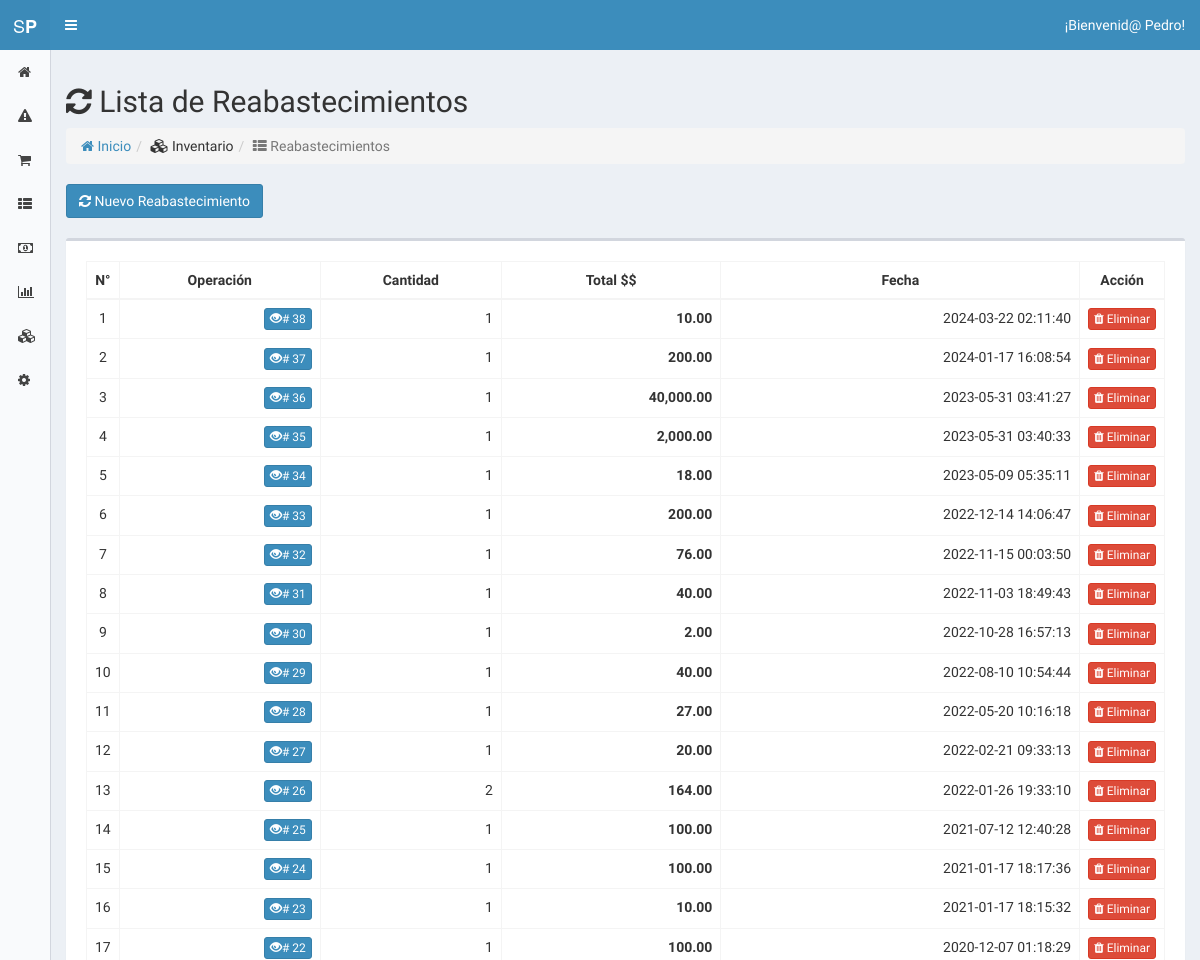
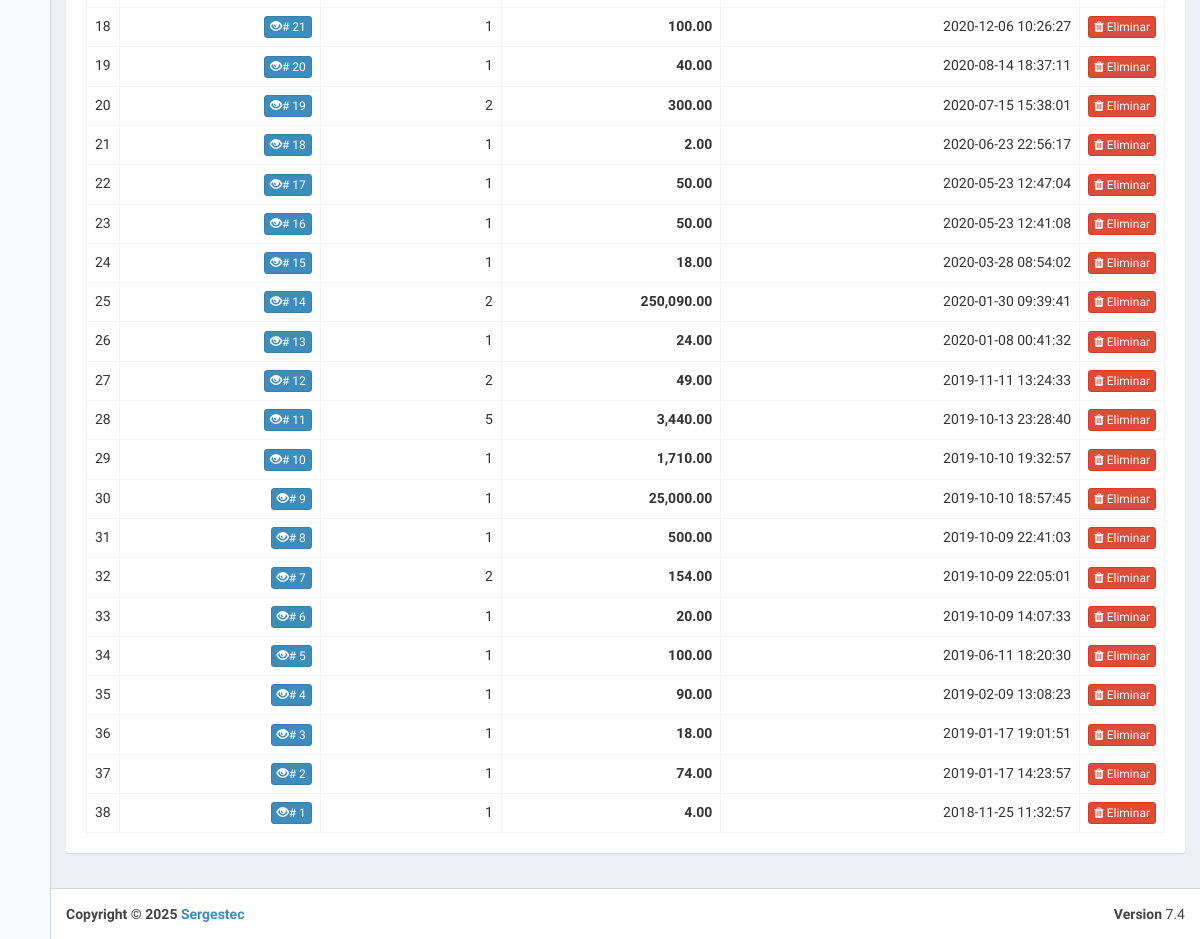
The app's page /index.php?view=res (signed in), older data (2 pictures, top to bottom).
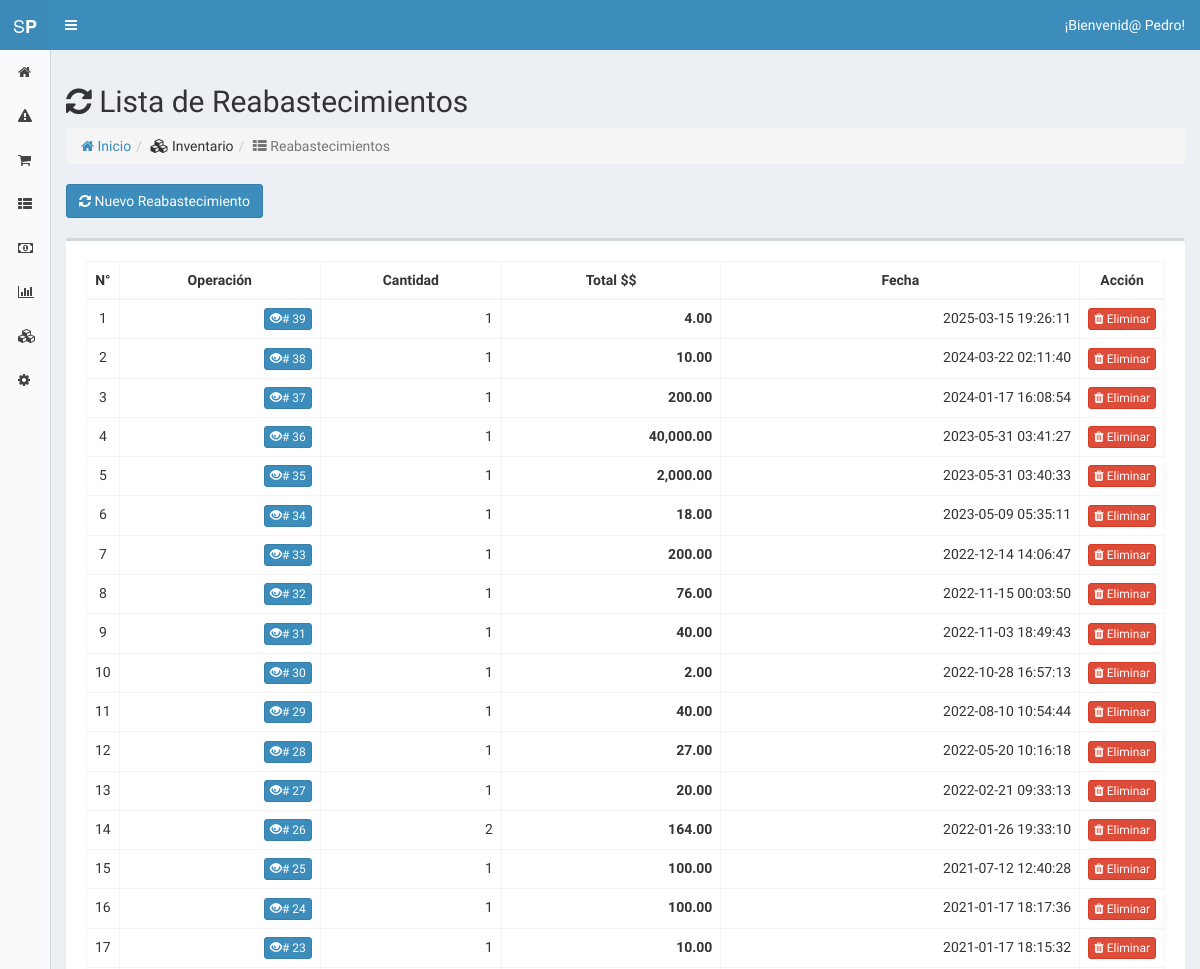
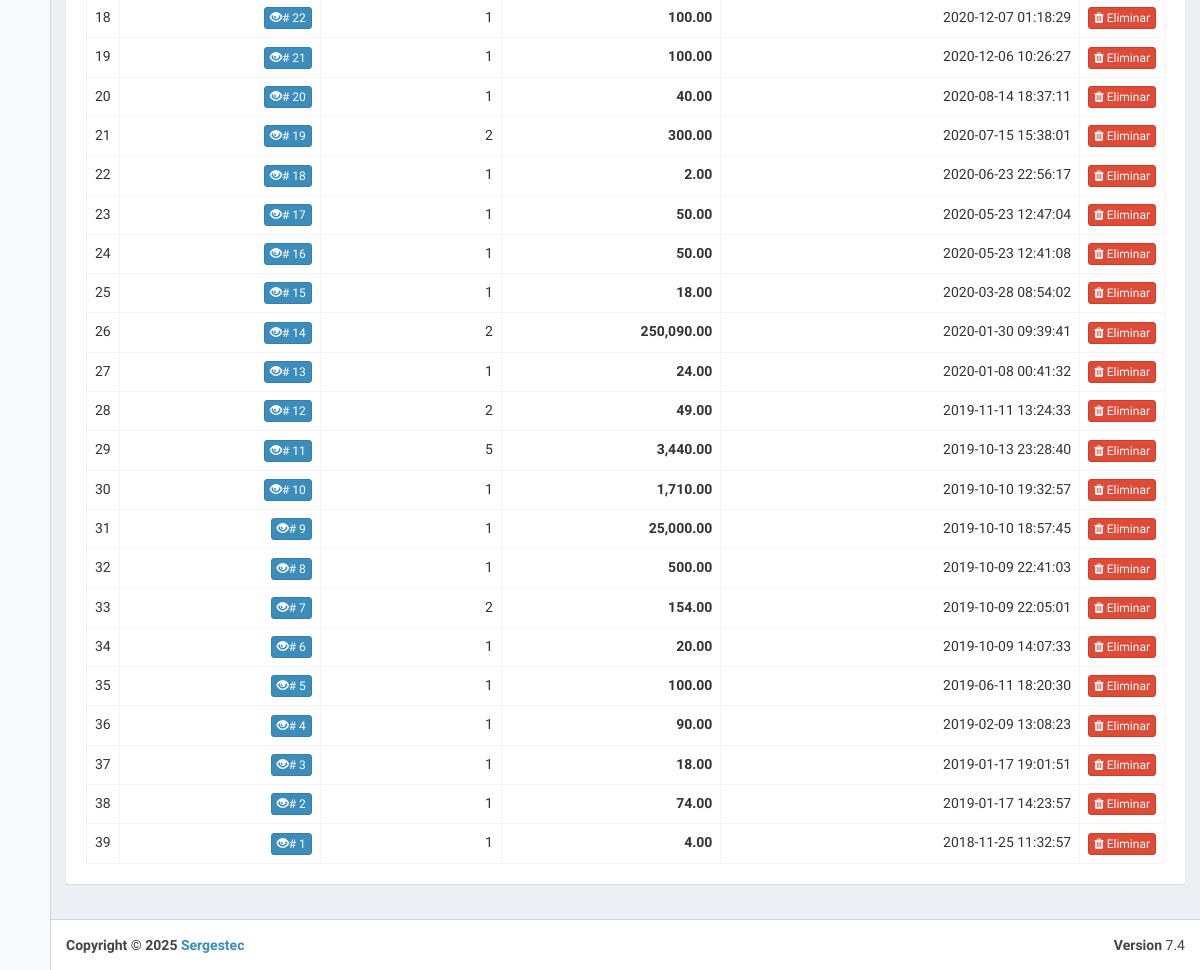
The same page, newer data (2 pictures, top to bottom).
### tables this page shows
CREATE TABLE `sell` (
  `id` int(11) NOT NULL,
  `ref_id` int(11) NOT NULL,
  `person_id` int(11) DEFAULT NULL,
  `operation_type_id` int(11) DEFAULT '2',
  `box_id` int(11) DEFAULT NULL,
  `total` double DEFAULT NULL,
  `cash` double DEFAULT NULL,
  `discount` double DEFAULT NULL,
  `user_id` int(11) NOT NULL,
  `created_at` datetime DEFAULT NULL
);

### core/controller/Lb.php (called while the page is built, shortened)
<?php
class Lb {
	public function start(){
		include "core/app/init.php";
	}
}
?>

### index.php (called while the page is built, shortened)
<?php
	$lb = new Lb();
	$lb->start();
?>

### core/controller/Model.php (called while the page is built, shortened)
<?php
class Model {
	public static function exists($modelname){
		$fullpath = self::getFullpath($modelname);
		$found=false;
		if(file_exists($fullpath)){
			$found = true;
		}
		return $found;
	}
	public static function getFullpath($modelname){
		return Core::$root."core/app/model/".$modelname.".php";
	}
	public static function many($query,$aclass){
		$cnt = 0;
		$array = array();
		while($r = $query->fetch_array()){
			$array[$cnt] = new $aclass;
			$cnt2=1;
			foreach ($r as $key => $v) {
				if($cnt2>0 && $cnt2%2==0){
					$array[$cnt]->$key = $v;
				}
				$cnt2++;
			}
			$cnt++;
		}
		return $array;
	}
	public static function one($query,$aclass){
		$found = null;
		$data = new $aclass;
		while($r = $query->fetch_array()){
			$cnt=1;
			foreach ($r as $key => $v) {
				if($cnt>0 && $cnt%2==0){
					$data->$key = $v;
				}
				$cnt++;
			}
			$found = $data;
			break;
		}
		return $found;
	}
}
?>

### core/controller/Executor.php (called while the page is built, shortened)
<?php
class Executor {
	public static function doit($sql){
		$con = Database::getCon();
		return array($con->query($sql),$con->insert_id);
	}
}
?>

### core/app/model/SellData.php (called while the page is built, shortened)
<?php
	class SellData {
		public static $tablename = "sell";
		public static function getRes(){
			$sql = "select * from ".self::$tablename." where operation_type_id=1 order by id desc";
			$query = Executor::doit($sql);
			return Model::many($query[0],new SellData());
		}
	}
?>

### core/app/model/ConfigurationData.php (called while the page is built, shortened)
<?php
	class ConfigurationData {
		public static $tablename = "configuration";
		public static function getByPreffix($id){
			$sql = "select * from ".self::$tablename." where short=\"$id\"";
			$query = Executor::doit($sql);
			return Model::one($query[0],new ConfigurationData());
		}
	}
?>

### core/app/model/OperationData.php (called while the page is built, shortened)
<?php
	class OperationData {
		public static $tablename = "operation";
		public function __construct(){
			$this->product_id = "";
		}
		public function getProduct(){ return ProductData::getById($this->product_id);}
		public static function getAllProductsBySellId($sell_id){
			$sql = "select * from ".self::$tablename." where sell_id=$sell_id order by created_at desc";
			$query = Executor::doit($sql);
			return Model::many($query[0],new OperationData());
		}
	}
?>

### core/app/model/ProductData.php (called while the page is built, shortened)
<?php
	class ProductData {
		public static $tablename = "product";
		public static function getById($id){
			$sql = "select * from ".self::$tablename." where id=$id";
			$query = Executor::doit($sql);
			return Model::one($query[0],new ProductData());
		}
	}
?>

### core/app/view/res-view.php (the view)
<section class="content">
	<div class="row">
		<div class="col-md-12">
			<h2><i class='fa fa-refresh'></i> Lista de Reabastecimientos</h2>
			<ol class="breadcrumb">
			   <li><a href="index.php?view=home"><i class="fa fa-home"></i> Inicio</a></li><li><i class="fa fa-cubes"></i> Inventario</li><li class="active"><i class="fa fa-th-list"></i> Reabastecimientos</li>
			</ol>
			<a href="index.php?view=re" class="btn btn-primary"><i class="fa fa-refresh"></i> Nuevo Reabastecimiento</a>
			<div class="clearfix"></div><br>
			<?php $currency = ConfigurationData::getByPreffix("currency")->val;
			$products = SellData::getRes();
			if(count($products)>0){ ?>
			<div class="box">
	  			<div class="box-body no-padding">
	  				<div class="box-body">
		  				<div class="box-body table-responsive">
							<table class="table table-bordered datatable table-hover">
								<thead>
									<th style="text-align: center; width: 30px;">N°</th>
									<th style="text-align: center;">Operación</th>
									<th style="text-align: center;">Cantidad</th>
									<th style="text-align: center;">Total&nbsp;<?php echo $currency; ?></th>
									<th style="text-align: center;">Fecha</th>
									<th style="text-align: center;">Acción</th>
								</thead>
								<?php for($number=0; $number<1; $number++);
								foreach($products as $sell):?>
								<tr>
									<td style="text-align: center;"><?php echo $number; ?></td> <?php $number++; ?>
									<td style="text-align: right;"><a href="index.php?view=re_one&id=<?php echo $sell->id; ?>" class="btn btn-xs btn-primary"><i class="glyphicon glyphicon-eye-open"></i><?php echo "# ".$sell->ref_id; ?></a></td>
									<td style="text-align: right;"><?php $operations = OperationData::getAllProductsBySellId($sell->id); echo count($operations); ?></td>
									<td style="text-align: right;"><?php $total=0;
									foreach($operations as $operation){
									$product  = $operation->getProduct();
									$total += $operation->q*$product->price_in; } echo "<b>".number_format($total,2,".",",")."</b>"; ?></td>
									<td style="text-align: right;"><?php echo $sell->created_at; ?></td>
									<td style="text-align: center; width: 80px;">
										<a href="index.php?action=re_del&id=<?php echo $sell->id; ?>" onclick="return confirm('¿Está seguro de eliminar?')" class="btn btn-xs btn-danger"><i class="fa fa-trash"></i> Eliminar</a></td>
								</tr>
								<?php endforeach; ?>
							</table>
						</div>
					</div>
				</div>
			<?php }else{ ?>
			<div class="jumbotron"><h2>No hay datos</h2><p>No se ha realizado ninguna operacion.</p></div>
			<?php } ?>
		</div>
	</div>
</section>

Row changes from the older to the newer data that the page shows:
added sell: ref "39", count($operations) "1", total "4.00", created_at "2025-03-15 19:26:11"
